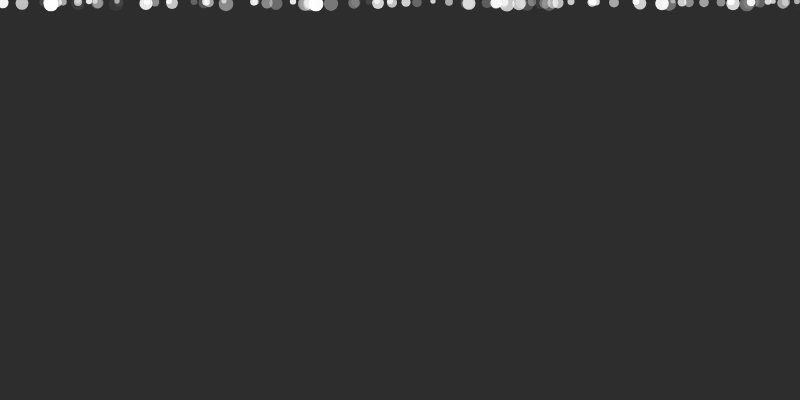
Frame 1 (no input)
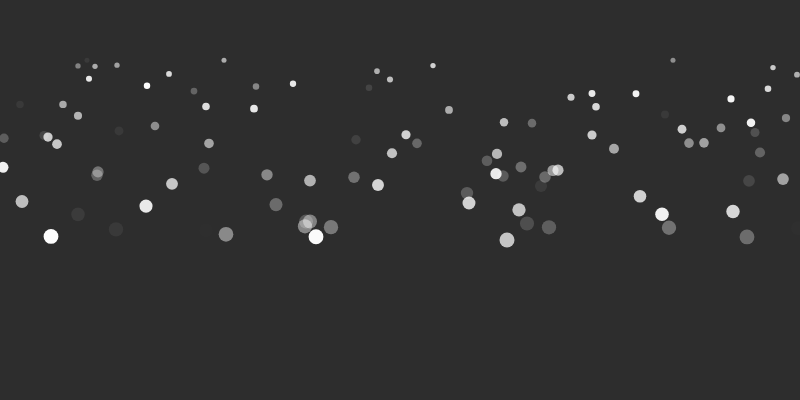
Frame 60 (no input)
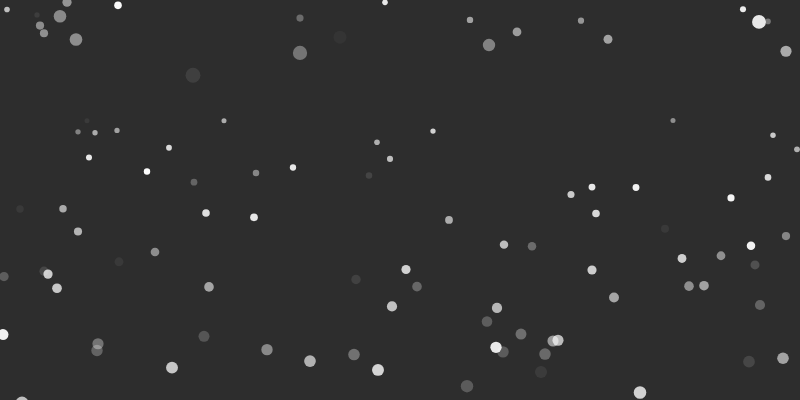
Frame 120 (the mouse pressed at the canvas centre since frame 60)

The p5.js sketch that drew these frames (run headless with seeded random() and noise() and a simulated clock; from frame 60 on, the mouse is pressed at the canvas centre):

// p5.js sketch
// ── sketch.js
/*
  Snowing effect using the p5.js library
  Author: Alexandru Dudescu
  Website: https://alexdudescu.wordpress.com/
  Version: 0.1
*/

//Initialize screen size
var screenWidth = 800;
var screenHeight = 400;

//Inialize flake array
var flakeNumber = 100;
var flakes = [];

function setup()
{
    //Create the canvas
    createCanvas(screenWidth, screenHeight);

    //Disable all strokes
    noStroke();

    for( var i = 0; i < flakeNumber; i++)
    {
      //Create a new snow flake
      flakes[i] = new SnowFlake();

      //Spawn it randomply on the screen
      flakes[i].spawnRandom();
    }
}

function draw()
{
    //Draw a background of color 45
    background(45);

    //Update and display the position of each snow flake
    for( var i = 0; i < flakeNumber; i++)
    {
      flakes[i].update();
      flakes[i].show();
    }
}

// ── snowFlake.js
function SnowFlake()
{
   this.x = 0;
   this.y = 0;
   this.z = 0;

   this.flakeOpacity = 0;

   this.flakeDiameter = 0;
   this.flakeBaseDiameter = 5;

   this.flakeSpeed = 0;
   this.flakeBaseSpeed = 1;

   this.spawnRandom = function()
   {
     this.x = floor(random(0, screenWidth));
     this.y = 0;
     //Assign a random value to give a sense of depth
     this.z = random(0, 1);

     this.flakeOpacity = random(0, 1);

     this.flakeDiameter = this.flakeBaseDiameter + 10 * this.z;
     this.flakeSpeed = this.flakeBaseSpeed + 3 * this.z;
   }

   this.show = function()
   {
      fill('rgba(255, 255, 255, '+ this.flakeOpacity.toString() +')');
      ellipse(this.x, this.y, this.flakeDiameter, this.flakeDiameter);
   }

   this.update = function()
   {
     if(this.y > screenHeight)
        this.spawnRandom();

    this.y += this.flakeSpeed;
   }
}
